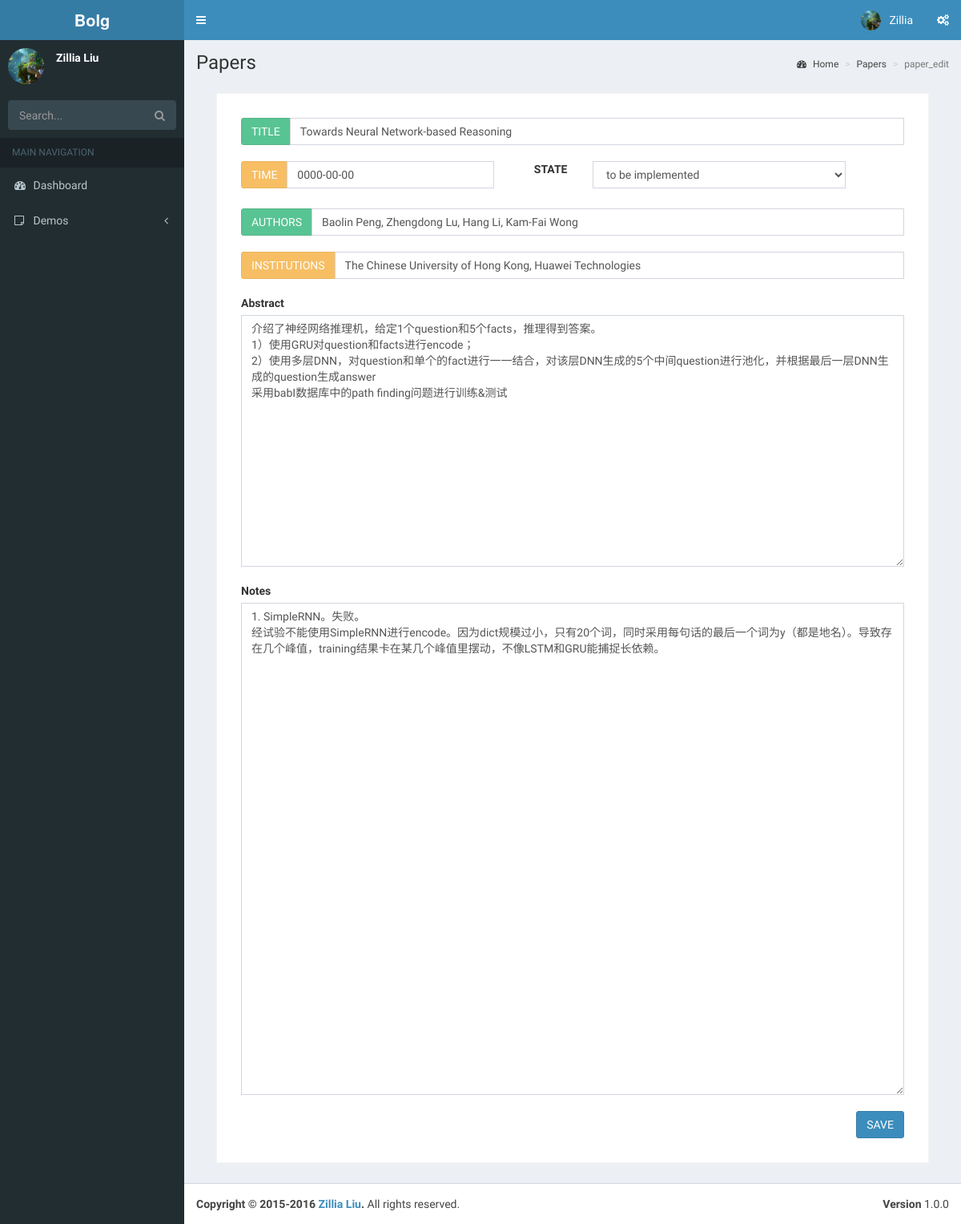
Before: /paper_edit/1 with the older database file.
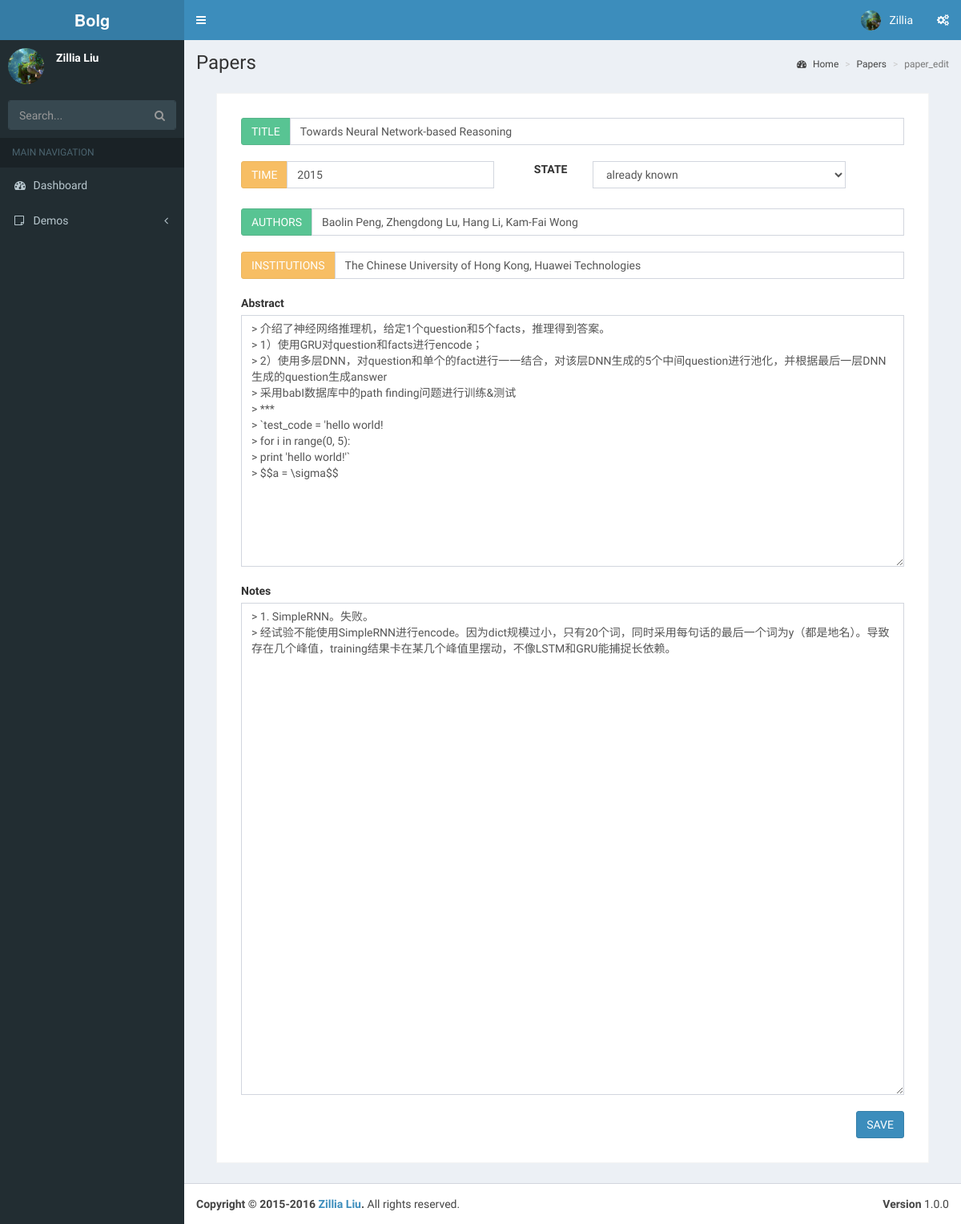
After: the same page with the newer database file.
### backend/models.py (models this page shows)
class MyPapers(models.Model):
    id = models.AutoField(primary_key=True)
    time = models.CharField(max_length=100, default="0000-00-00")
    name = models.CharField(max_length=500)
    authors = models.CharField(max_length=200)
    institutions = models.CharField(max_length=200)
    abstract = models.TextField()
    notes = models.TextField()
    state = models.IntegerField(default=2)          # 0 already known; 1 to be reread; 2 to be implemented
    tag = models.TextField(default=None, null=True)

### front_web/views.py (the view)
# urls.py: url(r'^paper_edit/(.+)$', views.paper_edit, name=''),
def paper_edit(request, paper_id):
    context = load_context()
    if paper_id == 'new':
        raw_state = [['selected', "already known"], ['', "to be reread"], ['', "to be implemented"]]
        raw_tag = [[tag, ''] for tag in context["sidebar"]]
        context['paper_info'] = ['new', 'todo', 'todo', raw_state, raw_tag, 'todo', 'todo', 'todo', 'todo']
        return render(request, 'paper_edit.html', context)
    paper_object = MyPapers.objects.filter(id=int(paper_id))[0]
    paper_info = [paper_object.id, paper_object.name, paper_object.time,
                  paper_object.authors, paper_object.institutions, paper_object.abstract, paper_object.notes]
    paper_state = [['', "already known"], ['', "to be reread"], ['', "to be implemented"]]
    paper_state[paper_object.state][0] = 'selected'
    paper_info.insert(3, paper_state)
    paper_tag = []
    for tag in context["sidebar"]:
        if tag in json.loads(paper_object.tag):
            paper_tag.append([tag, 'checked'])
        else:
            paper_tag.append([tag, ''])
    paper_info.insert(4, paper_tag)
    context['paper_info'] = paper_info
    return render(request, 'paper_edit.html', context)

### front_web/views.py (called while the page is built)
def load_context():
    context = {}
    sidebar = [x.entry_name for x in MySideBar.objects.all()]
    context['sidebar'] = sidebar
    return context

### front_web/template/paper_edit.html (shortened to what this page needs)
{% extends "base.html" %}
{% load djangomarkdown %}
{% block page_location %}Papers{% endblock %}
{% block page_location_list %}
    <li><a href="/zillia"><i class="fa fa-dashboard"></i> Home</a></li>
    <li><a href="/paper_lists">Papers</a></li>
    <li class="active">paper_edit</li>
{% endblock %}
{% block main_content %}
    <section class="invoice">
        <div class="row">
            <div class="col-xs-12">
                <form id="paper_edit_form" action="/submit_paper_edit/{{ paper_info.0 }}" method="post">
                    <div class="row">
                        <div class="col-xs-12">
                            <div class="input-group margin">
                                <div class="input-group-btn">
                                    <button type="button" class="btn btn-success" disabled>TITLE</button>
                                </div>
                                <input type="text" name="title" class="form-control" value="{{ paper_info.1 }}">
                            </div>
                        </div>
                        <div class="col-xs-5">
                            <div class="input-group margin">
                                <div class="input-group-btn">
                                    <button type="button" class="btn btn-warning" disabled>TIME</button>
                                </div>
                                <input type="text" name="time" class="form-control" value="{{ paper_info.2 }}">
                            </div>
                        </div>
                        <div class="col-xs-1">
                            <div class="margin">
                                <label>STATE</label>
                            </div>
                        </div>
                        <div class="col-xs-5">
                            <div class="margin">
                                <div class="form-group">
                                    <select class="form-control" name="state">
                                        {% for paper_state_option in paper_info.3 %}
                                            <option {{ paper_state_option.0 }}>{{ paper_state_option.1 }}</option>
                                        {% endfor %}
                                    </select>
                                </div>
                            </div>
                        </div>
                    </div>
                    <div class="row">
                        <div class="col-xs-12">
                            <div class="input-group margin">
                                <div class="input-group-btn">
                                    <button type="button" class="btn btn-success" disabled>AUTHORS</button>
                                </div>
                                <input type="text" name="authors" class="form-control" value="{{ paper_info.5 }}">
                            </div>
                        </div>
                        <div class="col-xs-12">
                            <div class="input-group margin">
                                <div class="input-group-btn">
                                    <button type="button" class="btn btn-warning" disabled>INSTITUTIONS</button>
                                </div>
                                <input type="text" name="institutions" class="form-control" value="{{ paper_info.6 }}">
                            </div>
                        </div>
                    </div>
                    <div class="row">
                        <div class="col-xs-12">
                            <div class="form-group margin">
                                <label>Abstract</label>
                                <textarea name="abstract" class="form-control" rows="15">{{ paper_info.7 }}</textarea>
                            </div>
                        </div>
                        <div class="col-xs-12">
                            <div class="form-group margin">
                                <label>Notes</label>
                                <textarea name="notes" class="form-control" rows="30">{{ paper_info.8 }}</textarea>
                            </div>
                        </div>
                    </div>
                    <div class="row">
                        <div class="col-xs-12">
                            <div class="margin pull-right">
                                <button type="submit" class="btn btn-primary" onclick="get_checklist();">SAVE</button>
                            </div>
                        </div>
                    </div>
                </form>
            </div>
        </div>
    </section>
{% endblock %}

### front_web/template/base.html (shortened to what this page needs)
{% load static %}
<!DOCTYPE html>
<html>
<head>
    <link rel="stylesheet" href="{% static 'AdminLTE-2.3.6/bootstrap/css/bootstrap.min.css' %}">
    <link rel="stylesheet" href="https://cdnjs.cloudflare.com/ajax/libs/font-awesome/4.5.0/css/font-awesome.min.css">
    <link rel="stylesheet" href="https://cdnjs.cloudflare.com/ajax/libs/ionicons/2.0.1/css/ionicons.min.css">
    <link rel="stylesheet" href="{% static 'AdminLTE-2.3.6/plugins/iCheck/all.css' %}">
    <link rel="stylesheet" href="{% static 'AdminLTE-2.3.6/plugins/jvectormap/jquery-jvectormap-1.2.2.css' %}">
    <link rel="stylesheet" href="{% static 'AdminLTE-2.3.6/dist/css/AdminLTE.min.css' %}">
    <link rel="stylesheet" href="{% static 'AdminLTE-2.3.6/dist/css/skins/_all-skins.min.css' %}">
    <link rel="stylesheet" href="http://picturebag.qiniudn.com/monokai.css">
</head>
<body class="hold-transition skin-blue sidebar-mini">
<div class="wrapper">
    <header class="main-header">
        <a href="zillia" class="logo">
            <span class="logo-lg"><b>Bolg</b></span>
        </a>
        <nav class="navbar navbar-static-top">
            <a href="#" class="sidebar-toggle" data-toggle="offcanvas" role="button">
            </a>
            <div class="navbar-custom-menu">
                <ul class="nav navbar-nav">
                    <li class="dropdown user user-menu">
                        <a href="#" class="dropdown-toggle" data-toggle="dropdown">
                            <img src="{% static 'img/fort.jpg' %}" class="user-image" alt="User Image">
                            <span class="hidden-xs">Zillia</span>
                        </a>
                    </li>
                    <li>
                        <a href="#" data-toggle="control-sidebar"><i class="fa fa-gears"></i></a>
                    </li>
                </ul>
            </div>
        </nav>
    </header>
    <aside class="main-sidebar">
        <section class="sidebar">
            <div class="user-panel">
                <div class="pull-left image">
                    <img src="{% static 'img/fort.jpg' %}" class="img-circle" alt="User Image">
                </div>
                <div class="pull-left info">
                    <p>Zillia Liu</p>
                </div>
            </div>
            <form action="#" method="get" class="sidebar-form">
                <div class="input-group">
                    <input type="text" name="q" class="form-control" placeholder="Search...">
                    <span class="input-group-btn">
                        <button type="submit" name="search" id="search-btn" class="btn btn-flat"><i class="fa fa-search"></i>
                        </button>
                    </span>
                </div>
            </form>
            <ul class="sidebar-menu">
                <li class="header">MAIN NAVIGATION</li>
                <li>
                    <a href="/zillia">
                        <i class="fa fa-dashboard"></i> <span>Dashboard</span>
                    </a>
                </li>
                <li class="treeview">
                    <a href="#">
                        <i class="fa fa-sticky-note-o"></i> <span>Demos</span>
                        <span class="pull-right-container">
                            <i class="fa fa-angle-left pull-right"></i>
                        </span>
                    </a>
                </li>
            </ul>
        </section>
    </aside>
    <div class="content-wrapper">
        <section class="content-header">
            <h1>
                {% block page_location %}Dashboard{% endblock %}
            </h1>
            <ol class="breadcrumb">
                {% block page_location_list %}{% endblock %}
            </ol>
        </section>
        <section class="content">
            {% block main_content %}{% endblock %}
        </section>
    </div>
    <footer class="main-footer">
        <div class="pull-right hidden-xs">
            <b>Version</b> 1.0.0
        </div>
        <strong>Copyright &copy; 2015-2016 <a href="#">Zillia Liu</a>.</strong> All rights reserved.
    </footer>
</div>
</body>
</html>

Changed rows visible on the page:
changed MyPapers "Towards Neural Network-based Reasoning": time "0000-00-00" → "2015"; abstract "介绍了神经网络推理机，给定1个question和5个facts，推理得到答案。 1）使用GRU对question和facts进行encode； 2）使用多层DNN，对question和单个的fact进行一一结合，对该层DNN生成的5个中间question进行池化，并根据最后一层DNN生成的question生成answer 采用babI数据库中的path finding问题进行训练&测试" → "> 介绍了神经网络推理机，给定1个question和5个facts，推理得到答案。 > 1）使用GRU对question和facts进行encode； > 2）使用多层DNN，对question和单个的fact进行一一结合，对该层DNN生成的5个中间question进行池化，并根据最后一层DNN生成的question生成answer > 采用babI数据库中的path finding问题进行训练&测试 > *** > `test_code = 'hello world! > for i in range(0, 5): > print 'hello world!'` > $$a = \\sigma$$"; notes "1. SimpleRNN。失败。 经试验不能使用SimpleRNN进行encode。因为dict规模过小，只有20个词，同时采用每句话的最后一个词为y（都是地名）。导致存在几个峰值，training结果卡在某几个峰值里摆动，不像LSTM和GRU能捕捉长依赖。" → "> 1. SimpleRNN。失败。 > 经试验不能使用SimpleRNN进行encode。因为dict规模过小，只有20个词，同时采用每句话的最后一个词为y（都是地名）。导致存在几个峰值，training结果卡在某几个峰值里摆动，不像LSTM和GRU能捕捉长依赖。"
Other visible differences:
form field state: "to be implemented" → "already known"
